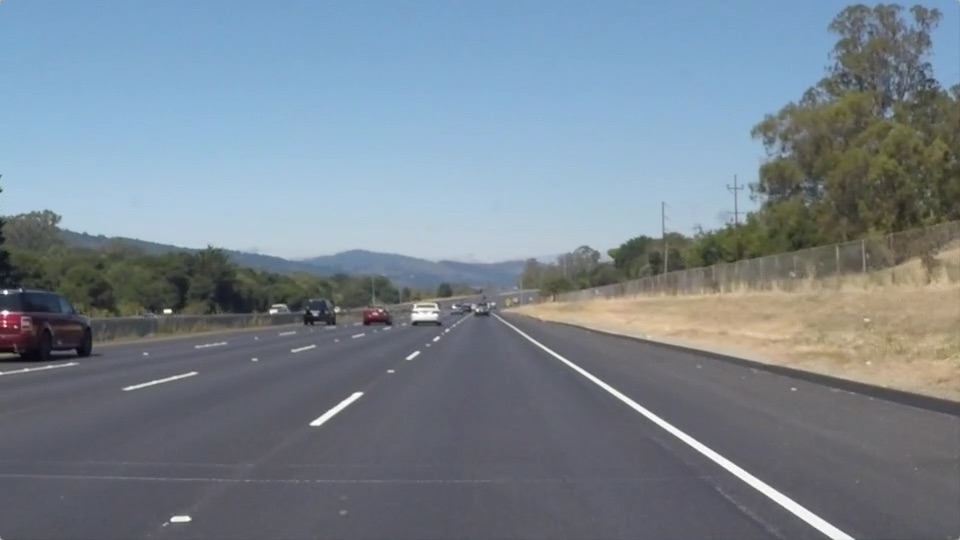
#> input picture test_images/solidWhiteRight.jpg, 960 x 540 px
$ jupyter execute --allow-errors P1.ipynb   (shell and % lines are left out)
#> lines starting #> are read from the running program, lines starting #| are printed output that depends on the picture; after the words box and inside, x2 and y2 are one past the last pixel; in counts of white or black regions, pixels touching at a corner belong together
# Self-Driving Car Engineer Nanodegree

## Project: **Finding Lane Lines on the Road**
***
In this project, you will use the tools you learned about in the lesson to identify lane lines on the road.  You can develop your pipeline on a series of individual images, and later apply the result to a video stream (really just a series of images). Check out the video clip "raw-lines-example.mp4" (also contained in this repository) to see what the output should look like after using the helper functions below.

Once you have a result that looks roughly like "raw-lines-example.mp4", you'll need to get creative and try to average and/or extrapolate the line segments you've detected to map out the full extent of the lane lines.  You can see an example of the result you're going for in the video "P1_example.mp4".  Ultimately, you would like to draw just one line for the left side of the lane, and one for the right.

In addition to implementing code, there is a brief writeup to complete. The writeup should be completed in a separate file, which can be either a markdown file or a pdf document. There is a [write up template](https://github.com/udacity/CarND-LaneLines-P1/blob/master/writeup_template.md) that can be used to guide the writing process. Completing both the code in the Ipython notebook and the writeup template will cover all of the [rubric points](https://review.udacity.com/#!/rubrics/322/view) for this project.

---
Let's have a look at our first image called 'test_images/solidWhiteRight.jpg'.  Run the 2 cells below (hit Shift-Enter or the "play" button above) to display the image.

**Note: If, at any point, you encounter frozen display windows or other confounding issues, you can always start again with a clean slate by going to the "Kernel" menu above and selecting "Restart & Clear Output".**

---

**The tools you have are color selection, region of interest selection, grayscaling, Gaussian smoothing, Canny Edge Detection and Hough Tranform line detection.  You  are also free to explore and try other techniques that were not presented in the lesson.  Your goal is piece together a pipeline to detect the line segments in the image, then average/extrapolate them and draw them onto the image for display (as below).  Once you have a working pipeline, try it out on the video stream below.**

---

<figure>

 <figcaption>
 <p></p>
 <p style="text-align: center;"> Your output should look something like this (above) after detecting line segments using the helper functions below </p>
 </figcaption>
</figure>
 <p></p>
<figure>

 <figcaption>
 <p></p>
 <p style="text-align: center;"> Your goal is to connect/average/extrapolate line segments to get output like this</p>
 </figcaption>
</figure>

**Run the cell below to import some packages.  If you get an `import error` for a package you've already installed, try changing your kernel (select the Kernel menu above --> Change Kernel).  Still have problems?  Try relaunching Jupyter Notebook from the terminal prompt.  Also, consult the forums for more troubleshooting tips.**

## Import Packages

[cell 1]
#importing some useful packages
import matplotlib.pyplot as plt
import matplotlib.image as mpimg
import numpy as np
import cv2

## Read in an Image

[cell 2]
#reading in an image
image = mpimg.imread('test_images/solidWhiteRight.jpg')
#> image is the input picture: shape (540, 960, 3); mean R, G, B 120.3, 132.6, 143.7

#printing out some stats and plotting
print('This image is:', type(image), 'with dimensions:', image.shape)
#| This image is: <class 'numpy.ndarray'> with dimensions: (540, 960, 3)
plt.imshow(image)  # if you wanted to show a single color channel image called 'gray', for example, call as plt.imshow(gray, cmap='gray')

## Ideas for Lane Detection Pipeline

**Some OpenCV functions (beyond those introduced in the lesson) that might be useful for this project are:**

`cv2.inRange()` for color selection
`cv2.fillPoly()` for regions selection
`cv2.line()` to draw lines on an image given endpoints
`cv2.addWeighted()` to coadd / overlay two images
`cv2.cvtColor()` to grayscale or change color
`cv2.imwrite()` to output images to file
`cv2.bitwise_and()` to apply a mask to an image

**Check out the OpenCV documentation to learn about these and discover even more awesome functionality!**

## Helper Functions

Below are some helper functions to help get you started. They should look familiar from the lesson!

[cell 3]
import math

def grayscale(img):
    """Applies the Grayscale transform
    This will return an image with only one color channel
    but NOTE: to see the returned image as grayscale
    (assuming your grayscaled image is called 'gray')
    you should call plt.imshow(gray, cmap='gray')"""
    return cv2.cvtColor(img, cv2.COLOR_RGB2GRAY)
    # Or use BGR2GRAY if you read an image with cv2.imread()
    # return cv2.cvtColor(img, cv2.COLOR_BGR2GRAY)

# [5 lines left out: function convert_hsv, not called in this run]

def convert_hls(img):
    """
    Convert image from RGB color space to HSL color space
    """
    return cv2.cvtColor(img, cv2.COLOR_RGB2HLS)

def canny(img, low_threshold, high_threshold):
    """Applies the Canny transform"""
    return cv2.Canny(img, low_threshold, high_threshold)

def gaussian_blur(img, kernel_size):
    """Applies a Gaussian Noise kernel"""
    return cv2.GaussianBlur(img, (kernel_size, kernel_size), 0)

def region_of_interest(img, vertices):
    """
    Applies an image mask.

    Only keeps the region of the image defined by the polygon
    formed from `vertices`. The rest of the image is set to black.
    `vertices` should be a numpy array of integer points.
    """
    #defining a blank mask to start with
    mask = np.zeros_like(img)

    #defining a 3 channel or 1 channel color to fill the mask with depending on the input image
    if len(img.shape) > 2:
        channel_count = img.shape[2]  # i.e. 3 or 4 depending on your image
        ignore_mask_color = (255,) * channel_count
    else:
        ignore_mask_color = 255

    #filling pixels inside the polygon defined by "vertices" with the fill color
    cv2.fillPoly(mask, vertices, ignore_mask_color)

    #returning the image only where mask pixels are nonzero
    masked_image = cv2.bitwise_and(img, mask)
    return masked_image


def draw_lines(img, lines, color=[255, 0, 0], thickness=20):
    """
    NOTE: this is the function you might want to use as a starting point once you want to
    average/extrapolate the line segments you detect to map out the full
    extent of the lane (going from the result shown in raw-lines-example.mp4
    to that shown in P1_example.mp4).

    Think about things like separating line segments by their
    slope ((y2-y1)/(x2-x1)) to decide which segments are part of the left
    line vs. the right line.  Then, you can average the position of each of
    the lines and extrapolate to the top and bottom of the lane.

    This function draws `lines` with `color` and `thickness`.
    Lines are drawn on the image inplace (mutates the image).
    If you want to make the lines semi-transparent, think about combining
    this function with the weighted_img() function below
    """
    for line in lines:
        if line is not None:
            for x1, y1, x2, y2 in line.reshape(1, 4):
                img = cv2.line(img, (x1, y1), (x2, y2), color, thickness)

    return img

def hough_lines(img, rho, theta, threshold, min_line_len, max_line_gap):
    """
    `img` should be the output of a Canny transform.

    Returns an image with hough lines drawn.
    """
    lines = cv2.HoughLinesP(img, rho, theta, threshold, np.array([]), minLineLength=min_line_len, maxLineGap=max_line_gap)
    line_img = np.zeros((img.shape[0], img.shape[1], 3), dtype=np.uint8)
    draw_lines(line_img, lines)
    return line_img, lines

# Python 3 has support for cool math symbols.

def weighted_img(img, initial_img, α=0.8, β=1., γ=0.):
    """
    `img` is the output of the hough_lines(), An image with lines drawn on it.
    Should be a blank image (all black) with lines drawn on it.

    `initial_img` should be the image before any processing.

    The result image is computed as follows:

    initial_img * α + img * β + γ
    NOTE: initial_img and img must be the same shape!
    """
    return cv2.addWeighted(initial_img, α, img, β, γ)

## Test Images

Build your pipeline to work on the images in the directory "test_images"
**You should make sure your pipeline works well on these images before you try the videos.**

[cell 4]
import os
os.listdir("test_images/")

[cell 5]
# [12 lines of commented-out code are left out]

## Build a Lane Finding Pipeline

Build the pipeline and run your solution on all test_images. Make copies into the `test_images_output` directory, and you can use the images in your writeup report.

Try tuning the various parameters, especially the low and high Canny thresholds as well as the Hough lines parameters.

[cell 6]
# TODO: Build your pipeline that will draw lane lines on the test_images
# then save them to the test_images_output directory.

def select_white_yellow(image):
    converted = convert_hls(image)
    # white color mask
    lower = np.uint8([0, 200,   0])
    upper = np.uint8([255, 255, 255])
    white_mask = cv2.inRange(converted, lower, upper)
    # yellow color mask
    lower = np.uint8([10,   0, 100])
    upper = np.uint8([40, 255, 255])
    yellow_mask = cv2.inRange(converted, lower, upper)
    # combine the mask
    mask = cv2.bitwise_or(white_mask, yellow_mask)
    return cv2.bitwise_and(image, image, mask=mask)


def average_slope_intercept(lines):
    left_lines = []  # (slope, intercept)
    left_weights = []  # (length,)
    right_lines = []  # (slope, intercept)
    right_weights = []  # (length,)

    for line in lines:
        for x1, y1, x2, y2 in line:
            if x2 == x1:
                continue  # ignore a vertical line
            slope = (y2-y1)/(x2-x1)
            intercept = y1 - slope*x1
            length = np.sqrt((y2-y1)**2+(x2-x1)**2)
            if slope < 0:  # y is reversed in image
                left_lines.append((slope, intercept))
                left_weights.append((length))
            else:
                right_lines.append((slope, intercept))
                right_weights.append((length))

    # add more weight to longer lines
    left_lane = np.dot(left_weights,  left_lines) / \
        np.sum(left_weights) if len(left_weights) > 0 else None
    right_lane = np.dot(right_weights, right_lines) / \
        np.sum(right_weights) if len(right_weights) > 0 else None

    # (slope, intercept), (slope, intercept)
    return [left_lane, right_lane]


def make_line_points(y1, y2, line):
    """
    Convert a line represented in slope and intercept into pixel points
    """
    if line is None:
        return None

    slope, intercept = line

    # make sure everything is integer as cv2.line requires it
    x1 = int((y1 - intercept)/slope)
    x2 = int((y2 - intercept)/slope)
    y1 = int(y1)
    y2 = int(y2)

    return np.array([x1, y1, x2, y2])


def lane_lines(image, lines):
    left_lane, right_lane = average_slope_intercept(lines)

    y1 = image.shape[0]  # bottom of the image
    y2 = y1*0.6         # slightly lower than the middle

    left_line = make_line_points(y1, y2, left_lane)
    right_line = make_line_points(y1, y2, right_lane)

    return np.array([left_line, right_line])

def find_lanes(image):
    orin_img = np.copy(image)

    image = select_white_yellow(image)

    imw = image.shape[1]
    imh= image.shape[0]

    gaussian_kernel = 15

    # Parameters for canny edges detection
    canny_low_threshold = 50
    canny_high_threshold = 150

    # Parameters for hough lines detection
    rho = 1
    theta = np.pi / 180
    hough_threshold = 20
    min_line_len = 20
    max_line_gap = 300

    # Define ROI
    vertices = np.array([
        [ 0.1 * imw, 0.95 * imh],
        [ 0.4 * imw, 0.6 * imh],
        [ 0.9 * imw, 0.95 * imh],
        [ 0.6 * imw, 0.6 * imh]
    ])
    vertices = vertices.astype(np.int32)

    # gray -> blur -> canny -> ROI -> hough
    gray_img = grayscale(image)
    blur_gray_img = gaussian_blur(gray_img, gaussian_kernel)
    edges_img = canny(
        blur_gray_img,
        low_threshold=canny_low_threshold,
        high_threshold=canny_high_threshold
    )

    region_img = region_of_interest(edges_img, [vertices])

    lines_img, lines = hough_lines(
        region_img,
        rho,
        theta,
        threshold=hough_threshold,
        min_line_len=min_line_len,
        max_line_gap=max_line_gap
    )

    lanes = lane_lines(image, lines)
    lanes_img = draw_lines(np.zeros_like(image), lanes)

    result_img = weighted_img(lanes_img, orin_img)

    return result_img


test_images = os.listdir("test_images/")
for img_path in test_images[:]:
    img = mpimg.imread(os.path.join('test_images', img_path))
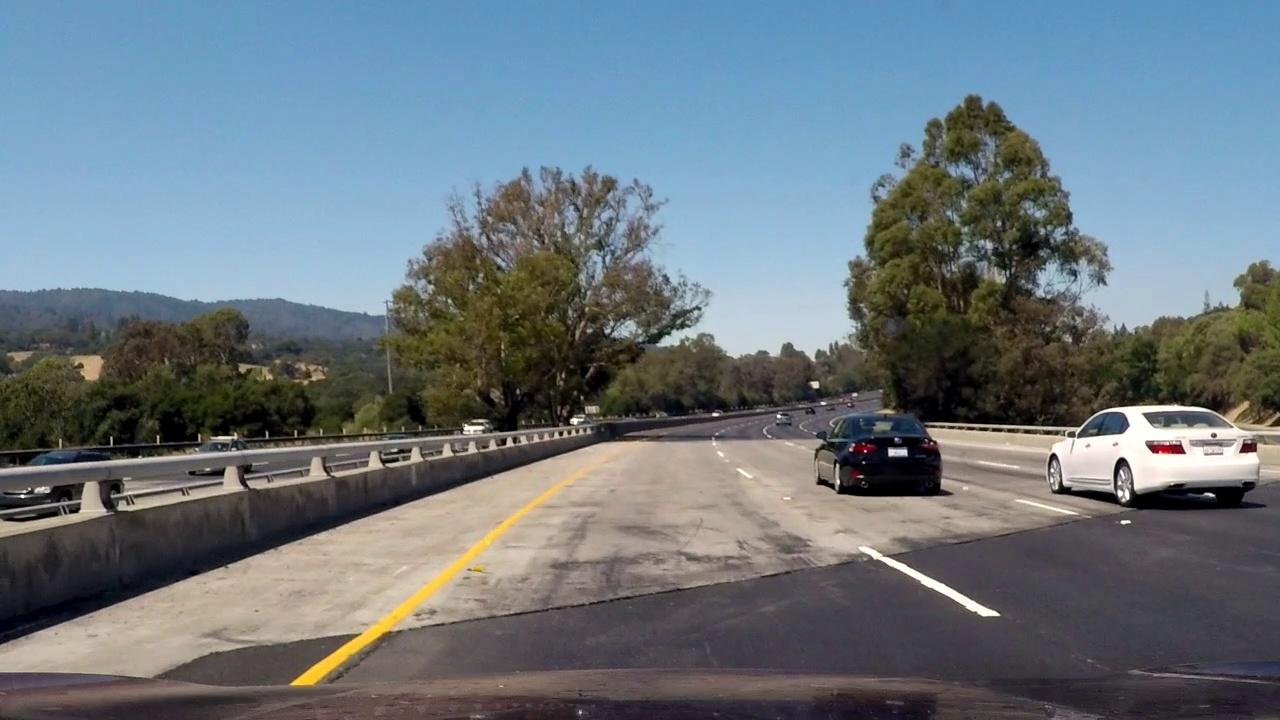
#> input picture test_images/challenge.jpg, 1280 x 720 px
#> img is the input picture: shape (720, 1280, 3); mean R, G, B 107.1, 118.7, 126.2
    result = find_lanes(img)
#> in select_white_yellow, `white_mask = cv2.inRange(converted, lower, upper)`:
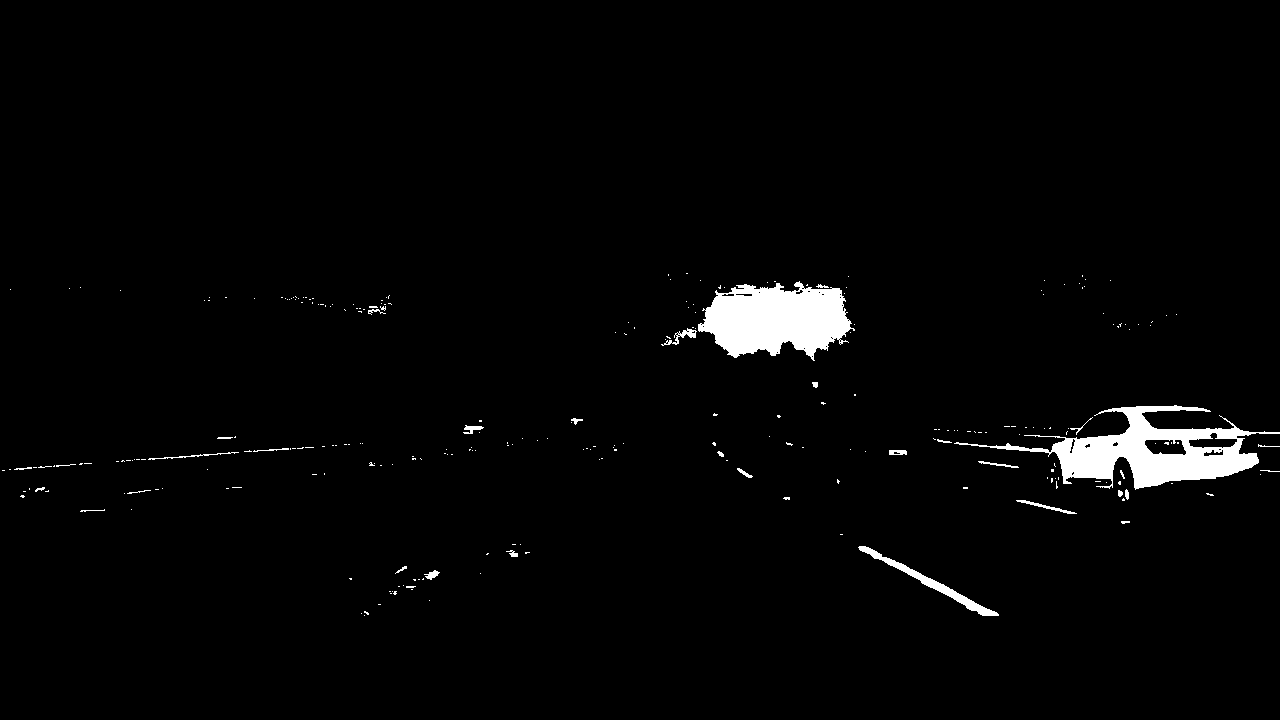
#> white_mask: shape (720, 1280); 2.2% white; 271 white regions (238 under 20 px), largest, box (x1, y1, x2, y2) and area: (954, 405, 1280, 490) 9039, (698, 281, 855, 361) 8288, (858, 546, 999, 616) 1088
#> in region_of_interest, `masked_image = cv2.bitwise_and(img, mask)`:
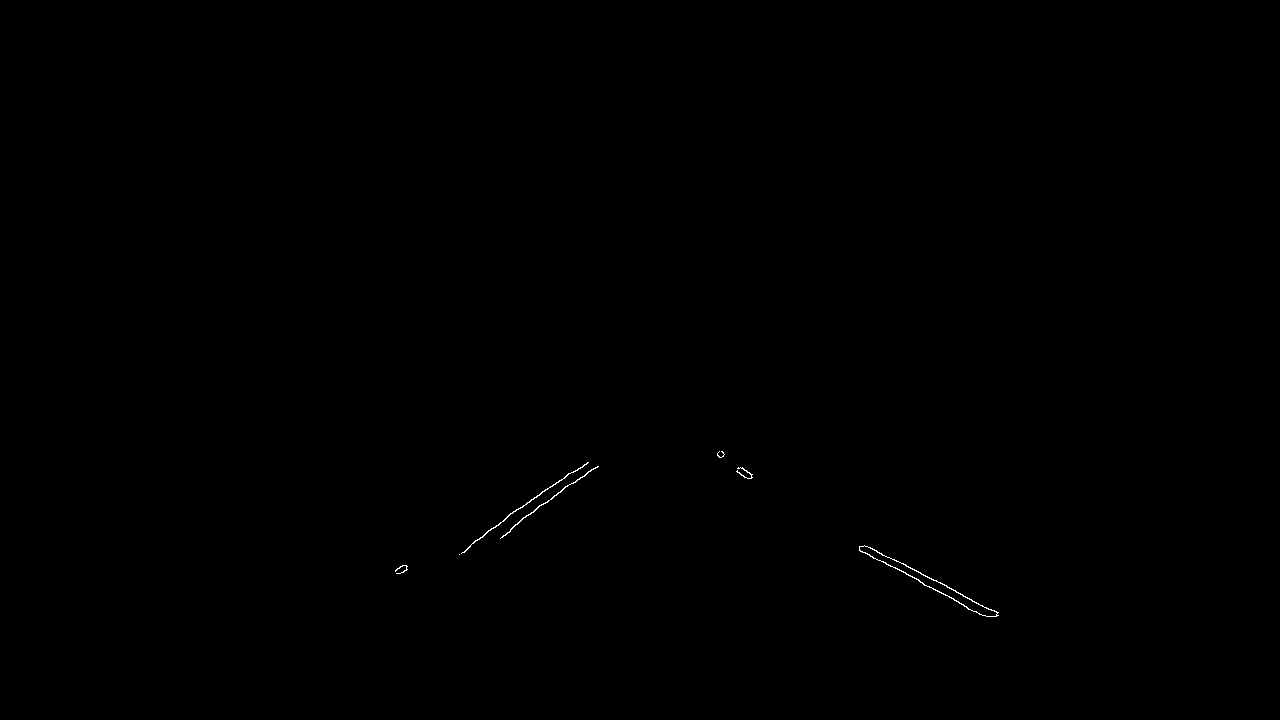
#> masked_image: shape (720, 1280); 0.1% white in thin lines or dots, all inside (x1, y1, x2, y2) = (395, 451, 999, 617)
#> in hough_lines, `lines = cv2.HoughLinesP(img, rho, theta, threshold, np.array([]), minL..`: lines = [[867, 546, 998, 612], [859, 550, 989, 616], [471, 544, 569, 473], [514, 525, 598, 466], [873, 558, 987, 616], [859, 549, 991, 616], [521, 519, 571, 483], [475, 540, 545, 489], [864, 545, 997, 613], [459, 554, 578, 468], [502, 537, 580, 467], [924, 585, 982, 615]]
#> the loop in draw_lines, `for line in lines:` made 12 passes
#> the loop in average_slope_intercept, `for line in lines:` made 12 passes
#> after the loop in average_slope_intercept, `for line in lines:`: left_lines = [(-0.724, 885.2), (-0.702, 886), (-0.72, 894.1), (-0.729, 886.1), (-0.723, 885.7), (-0.897, 987.5)]; left_weights = [121, 102.6, 61.61, 86.61, 146.8, 104.8]; right_lines = [(0.504, 109.2), (0.508, 113.9), (0.509, 113.8), (0.508, 113), (0.511, 103.3), (0.517, 107.1)]; right_weights = [146.7, 145.8, 127.9, 148, 149.4, 65.3]
#> in average_slope_intercept, `left_lane = np.dot(left_weights,  left_lines) / \ np.sum(left_weights)..`: left_lane = [-0.75, 903.7]
#> in average_slope_intercept, `right_lane = np.dot(right_weights, right_lines) / \ np.sum(right_weigh..`: right_lane = [0.509, 110.2]
#> in lane_lines, `left_lane, right_lane = average_slope_intercept(lines)`: left_lane = [-0.75, 903.7]; right_lane = [0.509, 110.2]
#> in make_line_points, `slope, intercept = line`: slope = -0.75; intercept = 903.7
#> in make_line_points, `x1 = int((y1 - intercept)/slope)`: x1 = 245
#> in make_line_points, `x2 = int((y2 - intercept)/slope)`: x2 = 629
#> in lane_lines, `left_line = make_line_points(y1, y2, left_lane)`: left_line = [245, 720, 629, 432]
#> in lane_lines, `right_line = make_line_points(y1, y2, right_lane)`: right_line = [1198, 720, 632, 432]
#> in find_lanes, `lanes = lane_lines(image, lines)`: lanes = [[245, 720, 629, 432], [1198, 720, 632, 432]]
#> call 2 of draw_lines, with lines = array of shape (2, 4), thickness = 20
#> the loop in draw_lines (call 2), `for line in lines:` made 2 passes
#> after the loop in draw_lines (call 2), `for line in lines:`:
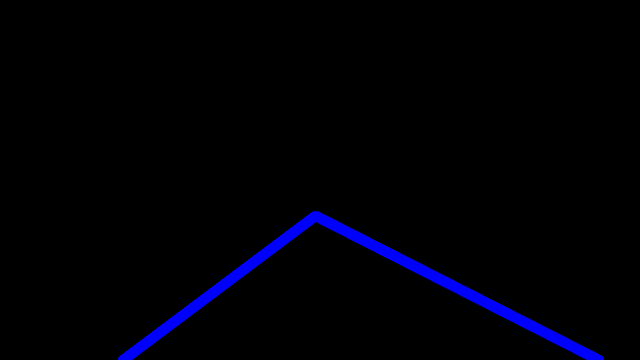
#> img: shape (720, 1280, 3) (shown at 1/2 size); mean of channels 0, 1, 2 6.5, 0, 0; drawn as B, G, R
#> in weighted_img, `return cv2.addWeighted(initial_img, α, img, β, γ)`:
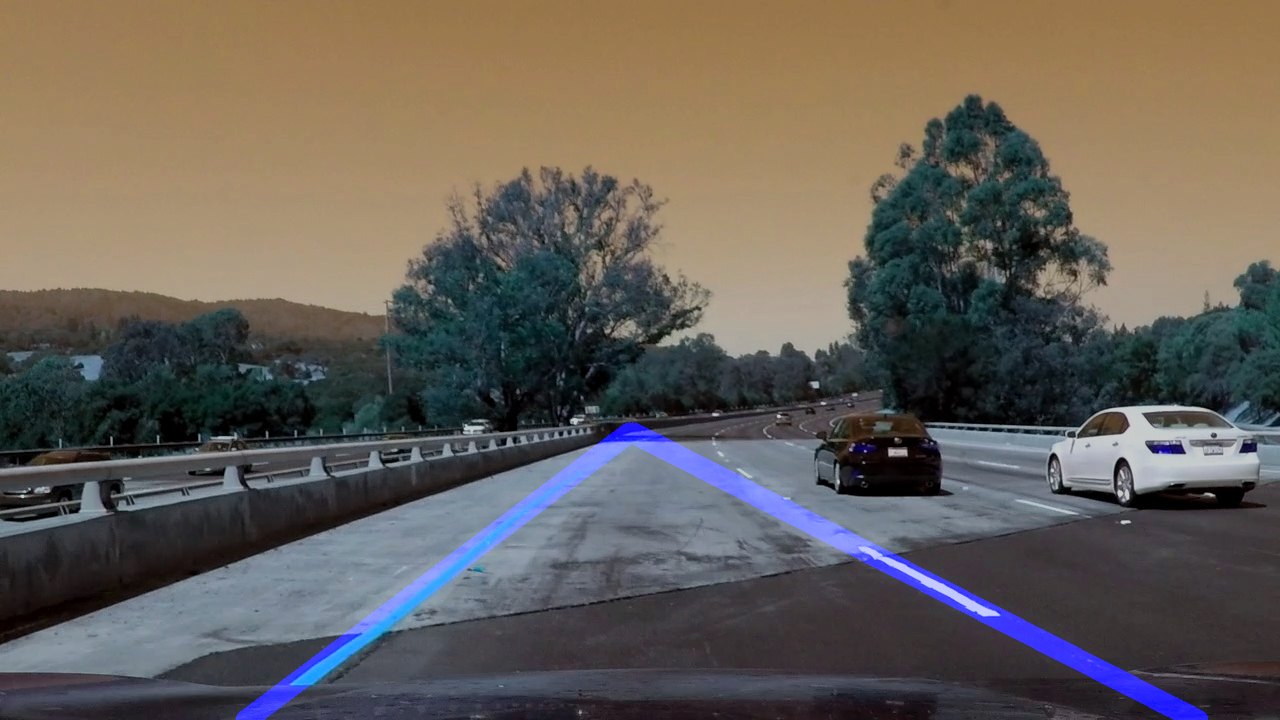
#> returned value: shape (720, 1280, 3); mean of channels 0, 1, 2 89, 95, 101; drawn as B, G, R
    # mpimg.imsave(os.path.join('test_images_output', img_path), result)
    # fig, ax = plt.subplots(figsize=(18, 2))
    plt.imshow(result, cmap='gray')
    plt.show()
